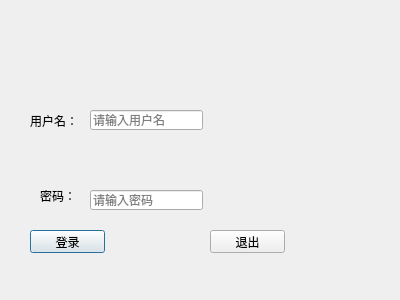
<?xml version="1.0" encoding="UTF-8"?>
<ui version="4.0">
 <class>LoginDialog</class>
 <widget class="QDialog" name="LoginDialog">
  <property name="geometry">
   <rect>
    <x>0</x>
    <y>0</y>
    <width>400</width>
    <height>300</height>
   </rect>
  </property>
  <property name="windowTitle">
   <string>Dialog</string>
  </property>
  <widget class="QLabel" name="label">
   <property name="geometry">
    <rect>
     <x>30</x>
     <y>110</y>
     <width>51</width>
     <height>21</height>
    </rect>
   </property>
   <property name="text">
    <string>用户名：</string>
   </property>
  </widget>
  <widget class="QLabel" name="label_2">
   <property name="geometry">
    <rect>
     <x>40</x>
     <y>190</y>
     <width>54</width>
     <height>12</height>
    </rect>
   </property>
   <property name="text">
    <string>密码：</string>
   </property>
  </widget>
  <widget class="QLineEdit" name="usrLineEdit">
   <property name="geometry">
    <rect>
     <x>90</x>
     <y>110</y>
     <width>113</width>
     <height>20</height>
    </rect>
   </property>
   <property name="placeholderText">
    <string>请输入用户名</string>
   </property>
  </widget>
  <widget class="QLineEdit" name="pwdLineEdit">
   <property name="geometry">
    <rect>
     <x>90</x>
     <y>190</y>
     <width>113</width>
     <height>20</height>
    </rect>
   </property>
   <property name="echoMode">
    <enum>QLineEdit::Password</enum>
   </property>
   <property name="placeholderText">
    <string>请输入密码</string>
   </property>
  </widget>
  <widget class="QPushButton" name="loginBtn">
   <property name="geometry">
    <rect>
     <x>30</x>
     <y>230</y>
     <width>75</width>
     <height>23</height>
    </rect>
   </property>
   <property name="text">
    <string>登录</string>
   </property>
  </widget>
  <widget class="QPushButton" name="exitBtn">
   <property name="geometry">
    <rect>
     <x>210</x>
     <y>230</y>
     <width>75</width>
     <height>23</height>
    </rect>
   </property>
   <property name="text">
    <string>退出</string>
   </property>
  </widget>
 </widget>
 <resources/>
 <connections>
  <connection>
   <sender>exitBtn</sender>
   <signal>clicked()</signal>
   <receiver>LoginDialog</receiver>
   <slot>close()</slot>
   <hints>
    <hint type="sourcelabel">
     <x>247</x>
     <y>241</y>
    </hint>
    <hint type="destinationlabel">
     <x>199</x>
     <y>149</y>
    </hint>
   </hints>
  </connection>
 </connections>
</ui>
